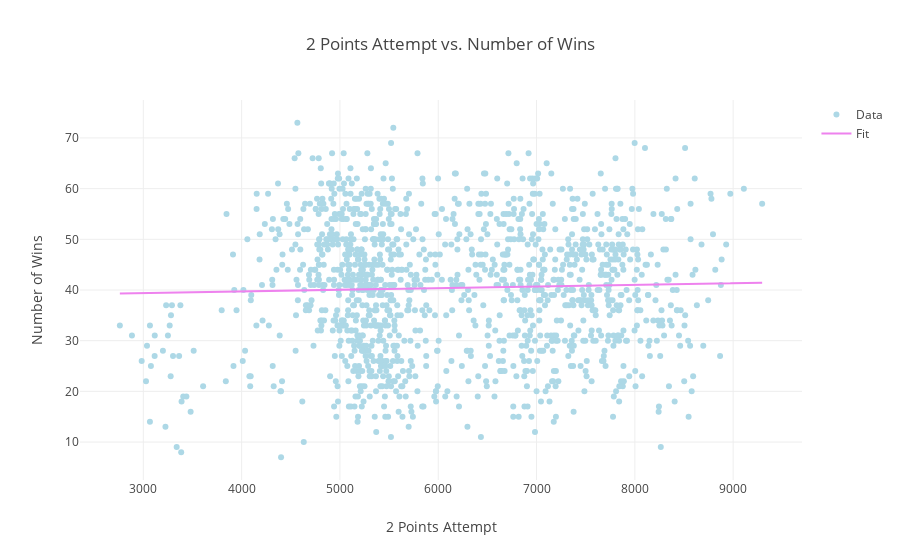

Notebook source saved alongside this figure:
### Code cell
import plotly.offline as py
py.init_notebook_mode(connected=True)
from plotly.graph_objs import *
from scipy import stats

slope, intercept, r_value, p_value, std_err = stats.linregress(data["2P Attempts"], data.Wins)
line = slope*data["2P Attempts"]+intercept
 
traces = [
    Scatter({
            'x' : data['2P Attempts'],
            'y' : data['Wins'],
            'mode' : 'markers',
            'marker' : {'color' : 'lightblue'},
            'name' : 'Data'
        }),
    Scatter({
        'x' : data["2P Attempts"], 
        'y' : line, 
        'mode' : 'lines',
        'marker' : {'color' : 'violet'},
        'name' : 'Fit'
    })
]
 
layout = Layout({
        'title' : "2 Points Attempt vs. Number of Wins",
        'xaxis' : {'title' : '2 Points Attempt'},
        'yaxis' : {'title' : 'Number of Wins'}
    })
 
fig = Figure(data = traces, layout = layout)
 
py.iplot(fig)

### Figure 1 — Plotly figure (JSON) as saved in the notebook; plotly's stock layout.template omitted (floating-point values rounded to 4 significant figures; data arrays with more than 128 entries replaced by an {"elided": "..."} marker saying what was removed)
{"data": [{"marker": {"color": "lightblue"}, "mode": "markers", "name": "Data", "type": "scatter", "x": {"elided": "1327 int values"}, "y": {"elided": "1327 int values"}}, {"marker": {"color": "violet"}, "mode": "lines", "name": "Fit", "type": "scatter", "x": {"elided": "1327 int values"}, "y": {"elided": "1327 float values"}}], "layout": {"title": "2 Points Attempt vs. Number of Wins", "xaxis": {"title": "2 Points Attempt"}, "yaxis": {"title": "Number of Wins"}}}
